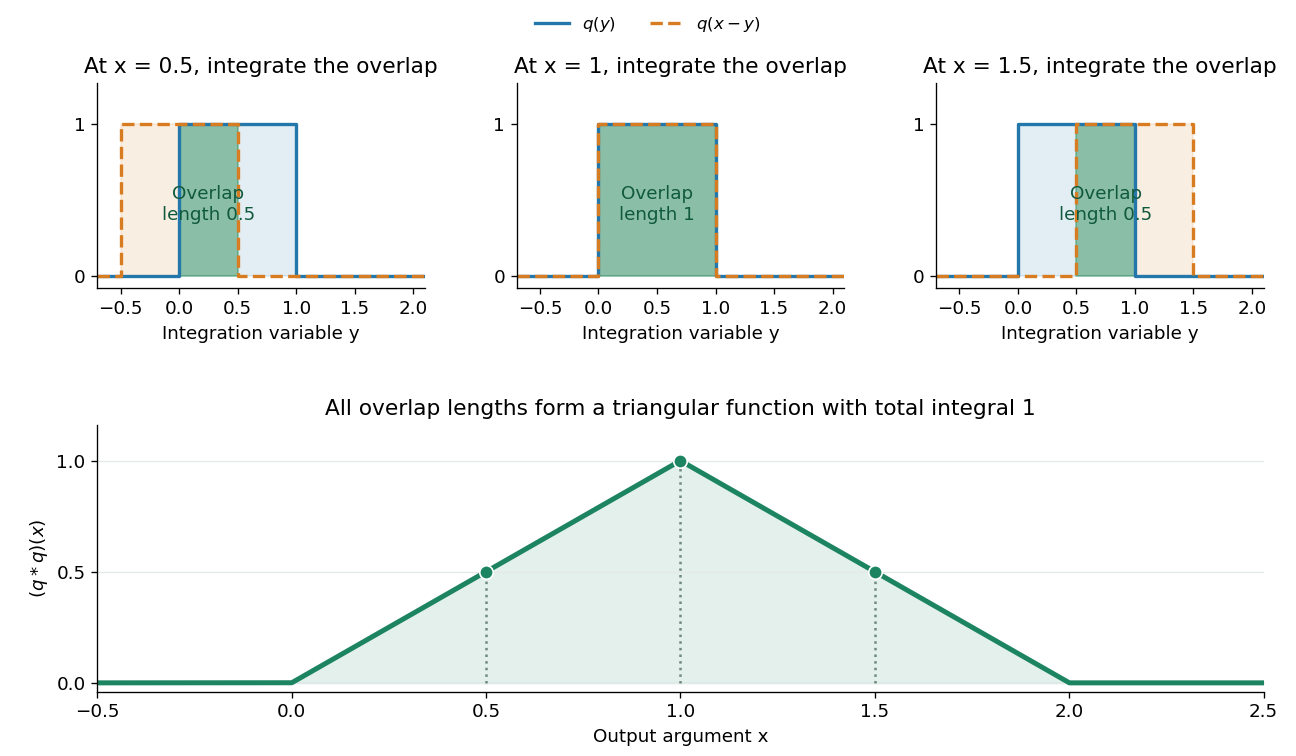

The Python source for this figure:
"""Render the overlap interpretation of interval-indicator convolution to cwd."""

from pathlib import Path

import matplotlib.pyplot as plt
import numpy as np


def triangle(x):
    return np.maximum(0, np.minimum(1, x) - np.maximum(0, x - 1))


def main():
    shifts = [0.5, 1.0, 1.5]
    assert np.allclose(triangle(np.array(shifts)), [0.5, 1.0, 0.5])
    grid = np.linspace(-0.5, 2.5, 6001)
    assert np.isclose(np.trapezoid(triangle(grid), grid), 1.0)
    assert np.isclose(np.trapezoid(grid * triangle(grid), grid), 1.0)
    assert np.isclose(np.trapezoid((grid - 1) ** 2 * triangle(grid), grid), 1 / 6)
    plt.rcParams.update({"font.size": 11, "axes.titlesize": 13})
    fig = plt.figure(figsize=(10.8, 6.3), dpi=120, facecolor="white")
    layout = fig.add_gridspec(2, 3, height_ratios=[1, 1.3])
    for i, x in enumerate(shifts):
        ax = fig.add_subplot(layout[0, i])
        ax.fill_between([0, 1], 0, 1, color="#2477aa", alpha=0.13)
        ax.fill_between([x - 1, x], 0, 1, color="#d77c21", alpha=0.13)
        left, right = max(0, x - 1), min(1, x)
        ax.fill_between([left, right], 0, 1, color="#22976d", alpha=0.45)
        ax.plot([-0.7, 0, 0, 1, 1, 2.1], [0, 0, 1, 1, 0, 0],
                color="#2477aa", lw=2, label=r"$q(y)$")
        ax.plot([-0.7, x - 1, x - 1, x, x, 2.1], [0, 0, 1, 1, 0, 0],
                color="#d77c21", lw=2, linestyle="--", label=r"$q(x-y)$")
        ax.text((left + right) / 2, 0.47, f"Overlap\nlength {right - left:g}",
                ha="center", va="center", color="#10593d", fontsize=11)
        ax.set_title(f"At x = {x:g}, integrate the overlap")
        ax.set_xlabel("Integration variable y")
        ax.set_xlim(-0.7, 2.1)
        ax.set_ylim(-0.08, 1.27)
        ax.set_yticks([0, 1])
        ax.set_xticks([-0.5, 0, 0.5, 1, 1.5, 2])
        ax.spines[["top", "right"]].set_visible(False)
        if i == 0:
            fig.legend(*ax.get_legend_handles_labels(), loc="upper center", ncol=2,
                       bbox_to_anchor=(0.5, 1.0), frameon=False, fontsize=10)
    ax = fig.add_subplot(layout[1, :])
    values = triangle(grid)
    ax.plot(grid, values, color="#1c8460", lw=3)
    ax.fill_between(grid, 0, values, color="#1c8460", alpha=0.12)
    for x in shifts:
        height = float(triangle(np.asarray(x)))
        ax.vlines(x, 0, height, color="#718a80", linestyle=":")
        ax.scatter(x, height, s=65, color="#1c8460", edgecolor="white", zorder=4)
    ax.set_title("All overlap lengths form a triangular function with total integral 1")
    ax.set_xlabel("Output argument x")
    ax.set_ylabel(r"$(q*q)(x)$")
    ax.set_xlim(-0.5, 2.5)
    ax.set_ylim(-0.04, 1.16)
    ax.set_yticks([0, 0.5, 1])
    ax.grid(axis="y", color="#e5e9eb")
    ax.spines[["top", "right"]].set_visible(False)
    fig.subplots_adjust(left=0.075, right=0.975, top=0.89, bottom=0.085, hspace=0.58, wspace=0.28)
    output = Path.cwd() / Path(__file__).with_suffix(".png").name
    fig.savefig(output, facecolor="white", transparent=False)
    plt.close(fig)


if __name__ == "__main__":
    main()
